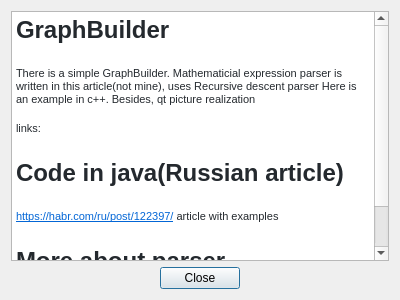
<?xml version="1.0" encoding="UTF-8"?>
<ui version="4.0">
 <class>About_iLabka</class>
 <widget class="QDialog" name="About_iLabka">
  <property name="geometry">
   <rect>
    <x>0</x>
    <y>0</y>
    <width>400</width>
    <height>300</height>
   </rect>
  </property>
  <property name="windowTitle">
   <string>Dialog</string>
  </property>
  <layout class="QGridLayout" name="gridLayout_2">
   <item row="1" column="0">
    <spacer name="horizontalSpacer">
     <property name="orientation">
      <enum>Qt::Horizontal</enum>
     </property>
     <property name="sizeHint" stdset="0">
      <size>
       <width>40</width>
       <height>20</height>
      </size>
     </property>
    </spacer>
   </item>
   <item row="1" column="1">
    <widget class="QPushButton" name="pushButton">
     <property name="text">
      <string>Close</string>
     </property>
    </widget>
   </item>
   <item row="1" column="2">
    <spacer name="horizontalSpacer_2">
     <property name="orientation">
      <enum>Qt::Horizontal</enum>
     </property>
     <property name="sizeHint" stdset="0">
      <size>
       <width>40</width>
       <height>20</height>
      </size>
     </property>
    </spacer>
   </item>
   <item row="0" column="0" colspan="3">
    <widget class="QTextBrowser" name="textBrowser">
     <property name="html">
      <string>&lt;!DOCTYPE HTML PUBLIC &quot;-//W3C//DTD HTML 4.0//EN&quot; &quot;http://www.w3.org/TR/REC-html40/strict.dtd&quot;&gt;
&lt;html&gt;&lt;head&gt;&lt;meta name=&quot;qrichtext&quot; content=&quot;1&quot; /&gt;&lt;style type=&quot;text/css&quot;&gt;
p, li { white-space: pre-wrap; }
&lt;/style&gt;&lt;/head&gt;&lt;body style=&quot; font-family:'MS Shell Dlg 2'; font-size:8.25pt; font-weight:400; font-style:normal;&quot;&gt;
&lt;h1 style=&quot; margin-top:0px; margin-bottom:16px; margin-left:0px; margin-right:0px; -qt-block-indent:0; text-indent:0px; line-height:125%; background-color:#ffffff;&quot;&gt;&lt;span style=&quot; font-family:'-apple-system,BlinkMacSystemFont,Segoe UI,Helvetica,Arial,sans-serif,Apple Color Emoji,Segoe UI Emoji,Segoe UI Symbol'; font-size:8pt; font-weight:600; color:#24292e; background-color:#ffffff;&quot;&gt;GraphBuilder&lt;/span&gt;&lt;/h1&gt;
&lt;p style=&quot; margin-top:0px; margin-bottom:16px; margin-left:0px; margin-right:0px; -qt-block-indent:0; text-indent:0px; background-color:#ffffff;&quot;&gt;&lt;span style=&quot; font-family:'-apple-system,BlinkMacSystemFont,Segoe UI,Helvetica,Arial,sans-serif,Apple Color Emoji,Segoe UI Emoji,Segoe UI Symbol'; font-size:8pt; color:#24292e; background-color:#ffffff;&quot;&gt;There is a simple GraphBuilder. Mathematicial expression parser is written in this article(not mine), uses Recursive descent parser Here is an example in c++. Besides, qt picture realization&lt;/span&gt;&lt;/p&gt;
&lt;p style=&quot; margin-top:0px; margin-bottom:16px; margin-left:0px; margin-right:0px; -qt-block-indent:0; text-indent:0px; background-color:#ffffff;&quot;&gt;&lt;span style=&quot; font-family:'-apple-system,BlinkMacSystemFont,Segoe UI,Helvetica,Arial,sans-serif,Apple Color Emoji,Segoe UI Emoji,Segoe UI Symbol'; font-size:8pt; color:#24292e; background-color:#ffffff;&quot;&gt;links:&lt;/span&gt;&lt;/p&gt;
&lt;h1 style=&quot; margin-top:24px; margin-bottom:16px; margin-left:0px; margin-right:0px; -qt-block-indent:0; text-indent:0px; line-height:125%; background-color:#ffffff;&quot;&gt;&lt;a name=&quot;user-content-code-in-javarussian-article&quot;&gt;&lt;/a&gt;&lt;span style=&quot; font-family:'-apple-system,BlinkMacSystemFont,Segoe UI,Helvetica,Arial,sans-serif,Apple Color Emoji,Segoe UI Emoji,Segoe UI Symbol'; font-size:8pt; font-weight:600; color:#24292e;&quot;&gt;C&lt;/span&gt;&lt;span style=&quot; font-family:'-apple-system,BlinkMacSystemFont,Segoe UI,Helvetica,Arial,sans-serif,Apple Color Emoji,Segoe UI Emoji,Segoe UI Symbol'; font-size:8pt; font-weight:600; color:#24292e;&quot;&gt;ode in java(Russian article)&lt;/span&gt;&lt;/h1&gt;
&lt;p style=&quot; margin-top:0px; margin-bottom:16px; margin-left:0px; margin-right:0px; -qt-block-indent:0; text-indent:0px; background-color:#ffffff;&quot;&gt;&lt;a href=&quot;https://habr.com/ru/post/122397/&quot;&gt;&lt;span style=&quot; font-family:'-apple-system,BlinkMacSystemFont,Segoe UI,Helvetica,Arial,sans-serif,Apple Color Emoji,Segoe UI Emoji,Segoe UI Symbol'; font-size:8pt; text-decoration: underline; color:#0366d6; background-color:transparent;&quot;&gt;https://habr.com/ru/post/122397/&lt;/span&gt;&lt;/a&gt;&lt;span style=&quot; font-family:'-apple-system,BlinkMacSystemFont,Segoe UI,Helvetica,Arial,sans-serif,Apple Color Emoji,Segoe UI Emoji,Segoe UI Symbol'; font-size:8pt; color:#24292e;&quot;&gt; article with examples&lt;/span&gt;&lt;/p&gt;
&lt;h1 style=&quot; margin-top:24px; margin-bottom:16px; margin-left:0px; margin-right:0px; -qt-block-indent:0; text-indent:0px; line-height:125%; background-color:#ffffff;&quot;&gt;&lt;a name=&quot;user-content-more-about-parser&quot;&gt;&lt;/a&gt;&lt;span style=&quot; font-family:'-apple-system,BlinkMacSystemFont,Segoe UI,Helvetica,Arial,sans-serif,Apple Color Emoji,Segoe UI Emoji,Segoe UI Symbol'; font-size:8pt; font-weight:600; color:#24292e;&quot;&gt;M&lt;/span&gt;&lt;span style=&quot; font-family:'-apple-system,BlinkMacSystemFont,Segoe UI,Helvetica,Arial,sans-serif,Apple Color Emoji,Segoe UI Emoji,Segoe UI Symbol'; font-size:8pt; font-weight:600; color:#24292e;&quot;&gt;ore about parser&lt;/span&gt;&lt;/h1&gt;
&lt;p style=&quot; margin-top:0px; margin-bottom:0px; margin-left:0px; margin-right:0px; -qt-block-indent:0; text-indent:0px; background-color:#ffffff;&quot;&gt;&lt;a href=&quot;https://en.wikipedia.org/wiki/Recursive_descent_parser&quot;&gt;&lt;span style=&quot; font-family:'-apple-system,BlinkMacSystemFont,Segoe UI,Helvetica,Arial,sans-serif,Apple Color Emoji,Segoe UI Emoji,Segoe UI Symbol'; font-size:8pt; text-decoration: underline; color:#0366d6; background-color:transparent;&quot;&gt;https://en.wikipedia.org/wiki/Recursive_descent_parser&lt;/span&gt;&lt;/a&gt;&lt;/p&gt;&lt;/body&gt;&lt;/html&gt;</string>
     </property>
    </widget>
   </item>
  </layout>
 </widget>
 <resources/>
 <connections/>
</ui>
